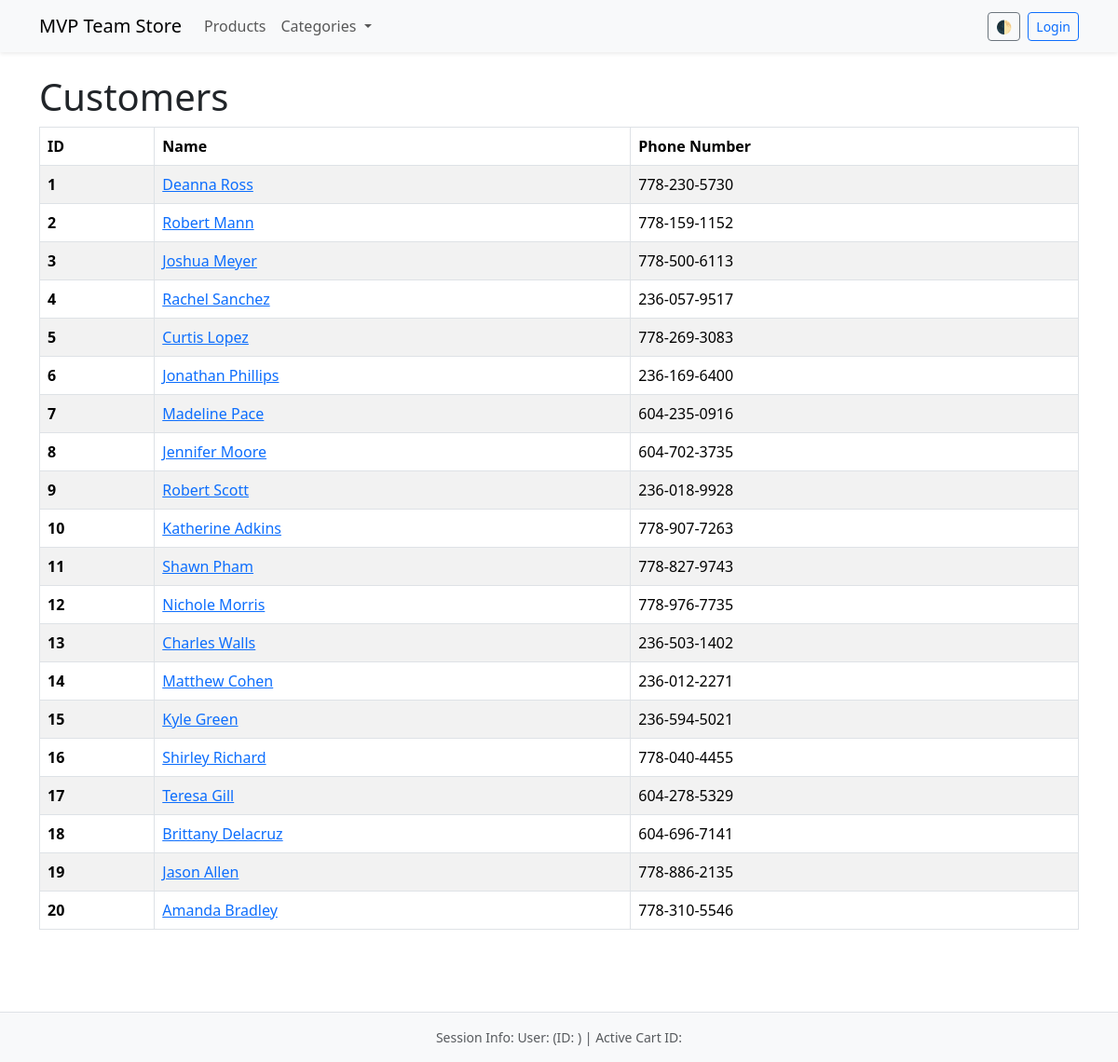
The app's page /customers/ with its own data.
### models/customer.py (models this page shows, shortened)
class Customer(db.Model, UserMixin):
    __tablename__ = "Customers"
    id = db.mapped_column(db.Integer, primary_key=True)
    github_id = db.mapped_column(db.Integer, nullable=True, unique=True)
    name = db.mapped_column(db.String)
    phone = db.mapped_column(db.String, unique=True)
    email = db.mapped_column(db.String, unique=True, nullable=True)
    active_cart_id = db.mapped_column(db.Integer, nullable=True)
    password = db.mapped_column(db.String, nullable=True)
    is_admin = db.mapped_column(db.Boolean, default=False)
    orders = db.relationship("Order", back_populates="customer")
    coupons = db.relationship(
        "Coupon",
        secondary=customer_coupons,
        back_populates="owners"
    )

### routes/customers.py (the view)
@customers_bp.route("/")
def customers_detail():
    stmt = db.select(Customer)
    data = db.session.execute(stmt).scalars()
    return render_template("customers.html", data=data)

### templates/customers.html (shortened to what this page needs)
{% extends "base.html" %} {% block content %}
<h1>Customers</h1>
<div class="d-flex flex-wrap">
  <table class="table table-bordered table-hover table-striped">
    <thead>
      <tr>
        <th>ID</th>
        <th>Name</th>
        <th>Phone Number</th>
      </tr>
    </thead>
    <tbody>
      {% for customer in data %}
      <tr>
        <th>{{ customer.id }}</th>
        <td>
          <a href=" {{ url_for('customers.customer_detail', id=customer.id) }}"
            >{{ customer.name}}</a
          >
        </td>
        <td>{{ customer.phone}}</td>
      </tr>
      {% endfor %}
    </tbody>
  </table>
</div>
{% endblock %}

### records on screen
Customer: id "1", name "Deanna Ross", phone "778-230-5730"
Customer: id "2", name "Robert Mann", phone "778-159-1152"
Customer: id "3", name "Joshua Meyer", phone "778-500-6113"
Customer: id "4", name "Rachel Sanchez", phone "236-057-9517"
Customer: id "5", name "Curtis Lopez", phone "778-269-3083"
Customer: id "6", name "Jonathan Phillips", phone "236-169-6400"
Customer: id "7", name "Madeline Pace", phone "604-235-0916"
Customer: id "8", name "Jennifer Moore", phone "604-702-3735"
Customer: id "9", name "Robert Scott", phone "236-018-9928"
Customer: id "10", name "Katherine Adkins", phone "778-907-7263"
Customer: id "11", name "Shawn Pham", phone "778-827-9743"
Customer: id "12", name "Nichole Morris", phone "778-976-7735"
Customer: id "13", name "Charles Walls", phone "236-503-1402"
Customer: id "14", name "Matthew Cohen", phone "236-012-2271"
Customer: id "15", name "Kyle Green", phone "236-594-5021"
Customer: id "16", name "Shirley Richard", phone "778-040-4455"
Customer: id "17", name "Teresa Gill", phone "604-278-5329"
Customer: id "18", name "Brittany Delacruz", phone "604-696-7141"
Customer: id "19", name "Jason Allen", phone "778-886-2135"
Customer: id "20", name "Amanda Bradley", phone "778-310-5546"
